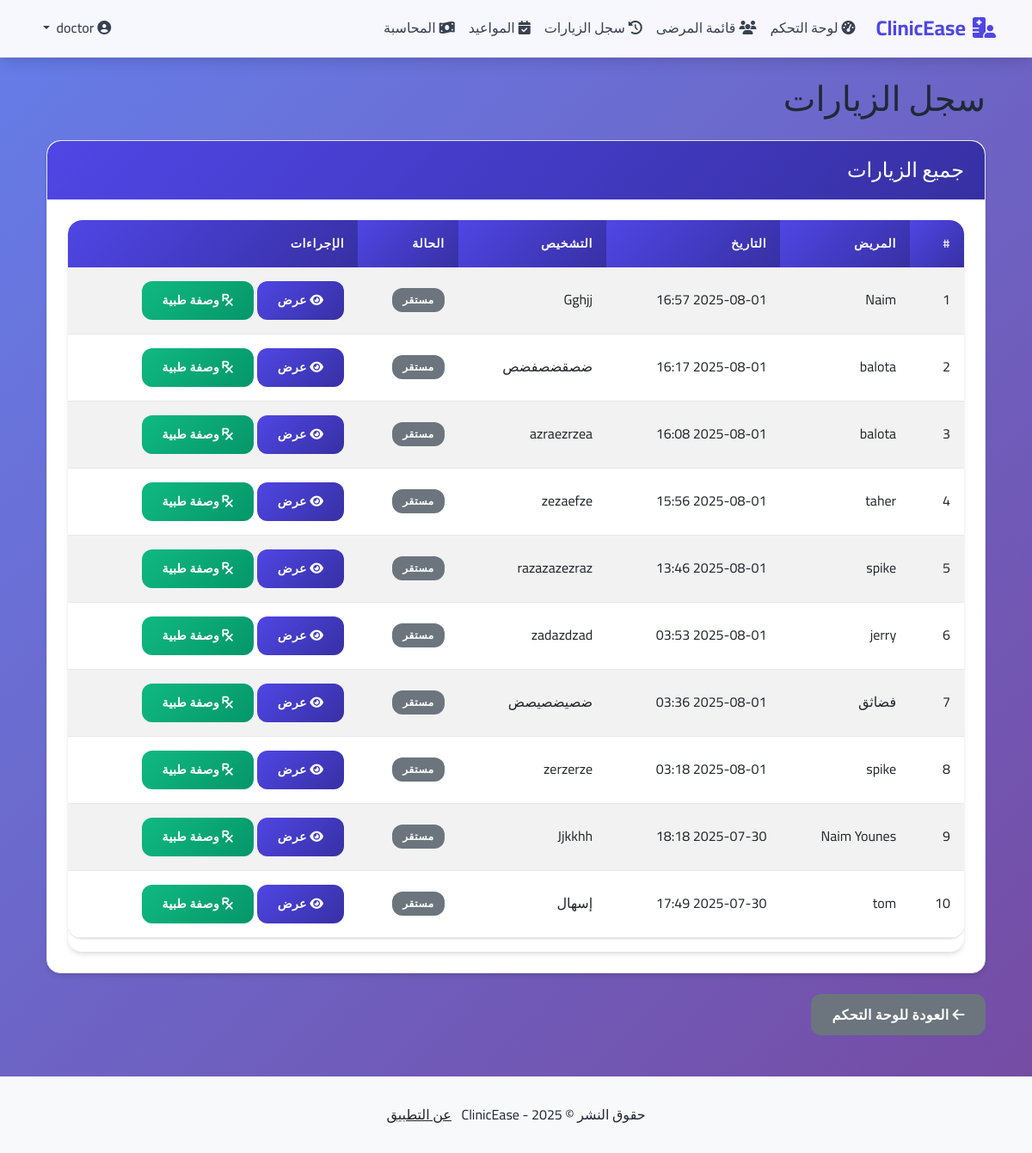
The app's page /doctor/visit-history (signed in), older data.
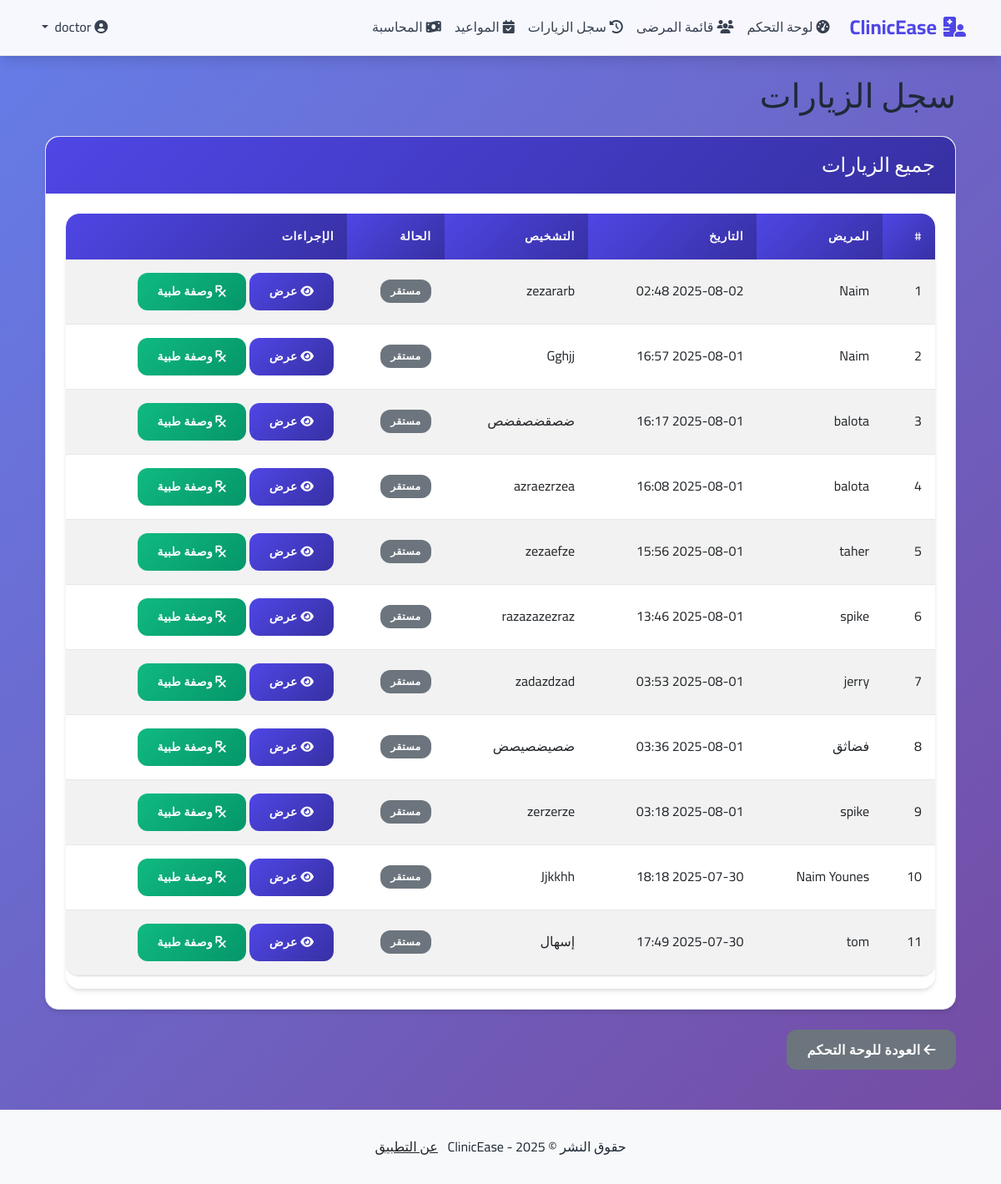
The same page, newer data.
### clinic_app/models.py (models this page shows, shortened)
class Visit(db.Model):
    id = db.Column(db.Integer, primary_key=True)
    patient_id = db.Column(db.Integer, db.ForeignKey("patient.id"), nullable=False)
    doctor_id = db.Column(db.Integer, db.ForeignKey("user.id"), nullable=False)
    date = db.Column(db.DateTime, nullable=False, default=datetime.utcnow)
    symptoms = db.Column(db.Text, nullable=True)
    diagnosis = db.Column(db.Text, nullable=True)
    treatment = db.Column(db.Text, nullable=True)
    notes = db.Column(db.Text, nullable=True)
    status = db.Column(db.String(20), nullable=False, default="مستقر")  # مستقر، متابعة، طارئ، معلقة
    price = db.Column(db.Float, nullable=True)  # سعر الزيارة
    payment_status = db.Column(db.String(20), default="غير مدفوع")  # مدفوع، غير مدفوع، مدفوع جزئياً
    prescription = db.relationship("Prescription", backref="visit", uselist=False, lazy=True)

class Patient(db.Model):
    id = db.Column(db.Integer, primary_key=True)
    full_name = db.Column(db.String(100), nullable=False)
    phone = db.Column(db.String(20), nullable=False)
    birth_date = db.Column(db.Date, nullable=True)
    gender = db.Column(db.String(10), nullable=True)  # male, female, other
    blood_group = db.Column(db.String(5), nullable=True)  # A+, A-, B+, B-, AB+, AB-, O+, O-
    address = db.Column(db.String(200), nullable=True)
    created_at = db.Column(db.DateTime, nullable=False, default=datetime.utcnow)
    tickets = db.relationship("Ticket", backref="patient", lazy=True)
    visits = db.relationship("Visit", backref="patient", lazy=True)

### clinic_app/doctor/routes.py (the view)
@doctor.route("/doctor/visit-history")
@login_required
@doctor_required
def visit_history():
    visits = Visit.query.filter_by(doctor_id=current_user.id).order_by(Visit.date.desc()).all()
    return render_template(
        "doctor/visit_history.html",
        title="سجل الزيارات",
        visits=visits
    )

### clinic_app/doctor/routes.py (called while the page is built)
def doctor_required(f):
    @wraps(f)
    def decorated_function(*args, **kwargs):
        if current_user.role != "doctor":
            flash("غير مسموح لك بالوصول إلى هذه الصفحة", "danger")
            return redirect(url_for("auth.login"))
        return f(*args, **kwargs)
    return decorated_function

### clinic_app/models.py (called while the page is built)
@login_manager.user_loader
def load_user(user_id):
    return User.query.get(int(user_id))

### clinic_app/templates/doctor/visit_history.html (shortened to what this page needs)
{% extends "layout.html" %}
{% block content %}
<div class="container mt-4">
    <h1 class="mb-4">سجل الزيارات</h1>
    <div class="card mb-4">
        <div class="card-header bg-primary text-white">
            <h4 class="mb-0">جميع الزيارات</h4>
        </div>
        <div class="card-body">
            {% if visits %}
                <div class="table-responsive">
                    <table class="table table-striped table-hover">
                        <thead>
                            <tr>
                                <th>#</th>
                                <th>المريض</th>
                                <th>التاريخ</th>
                                <th>التشخيص</th>
                                <th>الحالة</th>
                                <th>الإجراءات</th>
                            </tr>
                        </thead>
                        <tbody>
                            {% for visit in visits %}
                            <tr>
                                <td>{{ loop.index }}</td>
                                <td>{{ visit.patient.full_name }}</td>
                                <td>{{ visit.date.strftime('%Y-%m-%d %H:%M') }}</td>
                                <td>{{ visit.diagnosis[:30] + '...' if visit.diagnosis and visit.diagnosis|length > 30 else visit.diagnosis }}</td>
                                <td>
                                    {% if visit.status == "pending" %}
                                        <span class="badge bg-warning">قيد الانتظار</span>
                                    {% elif visit.status == "completed" %}
                                        <span class="badge bg-success">مكتمل</span>
                                    {% elif visit.status == "cancelled" %}
                                        <span class="badge bg-danger">ملغي</span>
                                    {% else %}
                                        <span class="badge bg-secondary">{{ visit.status }}</span>
                                    {% endif %}
                                </td>
                                <td>
                                    <a href="{{ url_for('doctor.view_visit', visit_id=visit.id) }}" class="btn btn-sm btn-primary">
                                        <i class="fas fa-eye"></i> عرض
                                    </a>
                                    {% if not visit.prescriptions %}
                                        <a href="{{ url_for('doctor.create_prescription', visit_id=visit.id) }}" class="btn btn-sm btn-success">
                                            <i class="fas fa-prescription"></i> وصفة طبية
                                        </a>
                                    {% endif %}
                                </td>
                            </tr>
                            {% endfor %}
                        </tbody>
                    </table>
                </div>
            {% else %}
                <div class="alert alert-info">
                    <h5 class="text-center">لا توجد زيارات مسجلة حتى الآن</h5>
                </div>
            {% endif %}
        </div>
    </div>
    <div class="mt-4">
        <a href="{{ url_for('doctor.dashboard') }}" class="btn btn-secondary">
            <i class="fas fa-arrow-left"></i> العودة للوحة التحكم
        </a>
    </div>
</div>
{% endblock %}

Row changes from the older to the newer data that the page shows:
added Visit: patient.full_name "Naim", date "2025-08-02 02:48", diagnosis "zezararb", status "مستقر"
